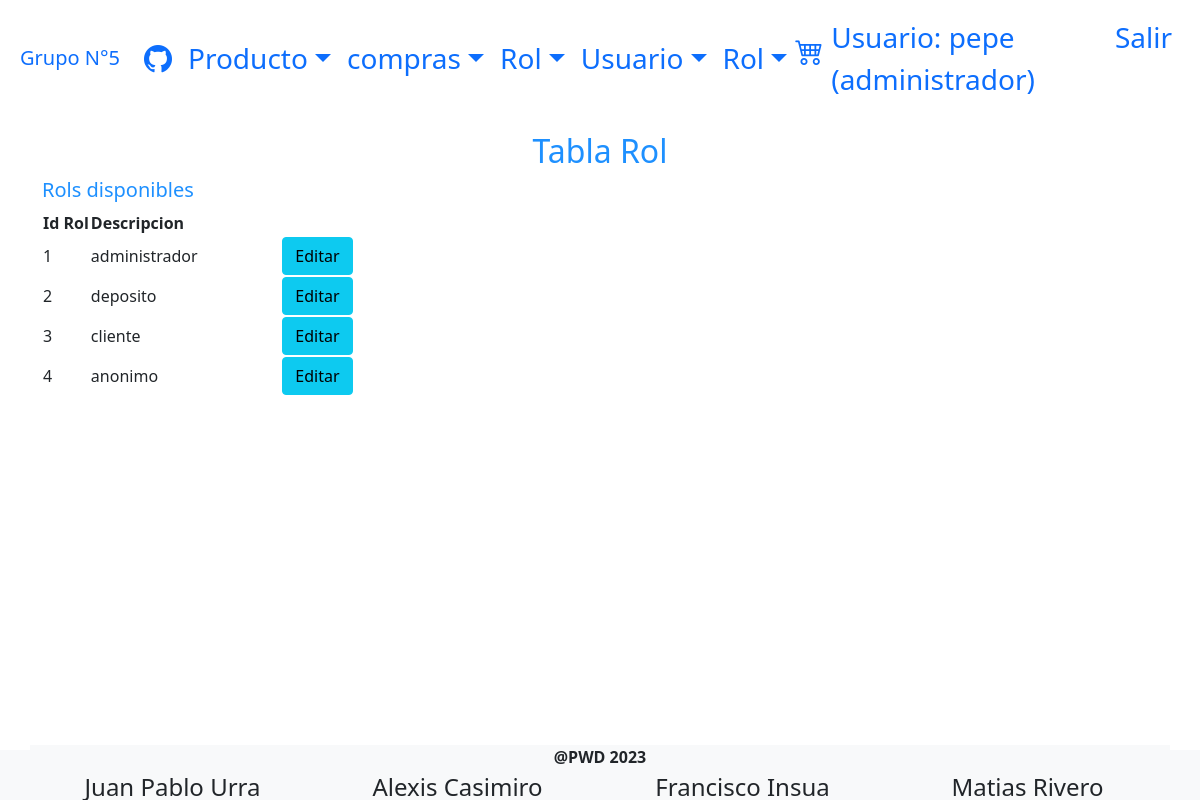
The app's page /Vista/rol/indexRol.php (signed in) with its own data.
### tables this page shows
CREATE TABLE `menu` (
  `idmenu` bigint(20) NOT NULL,
  `menombre` varchar(50) NOT NULL COMMENT 'Nombre del item del menu',
  `medescripcion` varchar(124) NOT NULL COMMENT 'Descripcion mas detallada del item del menu',
  `idpadre` bigint(20) DEFAULT NULL COMMENT 'Referencia al id del menu que es subitem',
  `medeshabilitado` timestamp NULL DEFAULT current_timestamp() COMMENT 'Fecha en la que el menu fue deshabilitado por ultima vez'
);

CREATE TABLE `usuario` (
  `idusuario` bigint(20) NOT NULL,
  `usnombre` varchar(50) NOT NULL,
  `uspass` varchar(150) NOT NULL,
  `usmail` varchar(50) NOT NULL,
  `usdeshabilitado` timestamp NULL DEFAULT NULL
);

CREATE TABLE `rol` (
  `idrol` bigint(20) NOT NULL,
  `rodescripcion` varchar(50) NOT NULL
);

### Vista/rol/indexRol.php (the view, shortened to what the rows shown need)
<?php
include_once("../estructura/headPrivado.php");
$objAbmRol = new AbmRol();
$listaRol = $objAbmRol->buscar(null);
?>
<div class="container mt-3">
  <h2 style="text-align: center; color:dodgerblue;">Tabla Rol</h2>
  <form action="editarRol.php" method="post">
    <table class="table-striped">
        <tr>
            <th style="width:10%">Id Rol</th>
            <th style="width:40%">Descripcion</th>
        </tr>
            <?php if(count($listaRol)>0){
                foreach($listaRol as $Rol){?>
                    <tr>
                    <td> <?php echo($Rol->getId()) ?></td>
                    <td> <?php echo($Rol->getDescripcion())?></td>
                    <td><a href="editarRol.php?idRol=<?php echo($Rol->getId()) ?>" class="btn btn-info">Editar</a></td>
                </tr>
                <?php
                }
            } ?>
    </table>
  </form>
</div>
<?php
include_once("../estructura/footer.php");
?>

### Control/AbmMenuRol.php (shortened to what the rows shown need)
<?php
    class AbmMenuRol{
     public function buscar($param)
     {
         $where = " true ";
         if ($param <> NULL) {
             if (isset($param['idrol'])){
             $where .= " and idrol =" . $param['idrol'] ;
             }
         }
         $objMenuRol=new MenuRol();
         $arreglo = $objMenuRol->listar($where);
         return $arreglo;
    }
    function menuPrincipal($objSession){
        $menu = "";
        $opcionRol = '<li class="nav-item dropdown"><a class="nav-link dropdown-toggle" href="#" role="button"  data-bs-toggle="dropdown" aria-expanded="false">Rol</a><ul class="dropdown-menu">';
        $listaRol=$objSession->getRol();
        foreach($listaRol as $rol){
          $opcionRol .= '<li><a href="javascript:;" onclick="RealizaMenu('.$rol->getId().');return false;" class="dropdown-item" > '.$rol->getDescripcion().'</a></li>';
        }
        $param['idrol'] = $objSession->getRolActual()->getId();
        $listaMenuRol=$this->buscar($param);
        $listaPadre=array();
        $listaHijos=array();
        foreach($listaMenuRol as $obj){
          if($obj->getObjMenu()->getObjMenuPadre()==null){array_push($listaPadre,$obj->getObjMenu());}
          else{array_push($listaHijos,$obj->getObjMenu());}
        }
        foreach($listaPadre as $objMenuPadre){
          $menu.='<li class="nav-item dropdown"><a class="nav-link dropdown-toggle" href="#" role="button"  data-bs-toggle="dropdown" aria-expanded="false">';
          $menu .= $objMenuPadre->getNombre() . '</a><ul class="dropdown-menu">';
          foreach($listaHijos as $objMenuHijo){
            if($objMenuHijo->getobjMenuPadre()->getId() == $objMenuPadre->getId()){
              $menu .= '<li><a class="dropdown-item" href="'. $objMenuHijo->getDescripcion(). '">'.$objMenuHijo->getNombre().'</a></li>';
            }
          }
          $menu.='</ul></li>';
        }
        $menu .= $opcionRol . '</ul></li>';;
        return $menu;
      }
}
?>

### Vista/estructura/headPrivado.php (shortened to what the rows shown need)
<?php
$objSession = new Session();
$objAbmMenuRol = new AbmMenuRol();
if ($objSession->validar() ) {
  $menu = $objAbmMenuRol->menuPrincipal($objSession);
  $UsuarioNombre = $objSession->getUsuario()->getNombre();
  $UsuarioRol = $objSession->getRolActual()->getDescripcion();
} else {
  header("Location: ../index.php");
}
?>
<!DOCTYPE html>
<html lang="en">
<head>
  <link rel="stylesheet" href="../librerias/bootstrap5/css/bootstrap.min.css">
  <link rel="stylesheet" href="../librerias/node_modules/bootstrap-icons/font/bootstrap-icons.css">
  <link rel="stylesheet" type="text/css" href="../css/estilos.css">
</head>
<body>
  <nav class="navbar navbar-expand-lg bg-ligth p-2 fs-3 ">
    <div class="container-fluid" >
      <div class="collapse navbar-collapse" id="navbarNavDropdown">
        <ul class="navbar-nav me-auto">
          <ul class="navbar-nav" id="resultadoMenu">
            <?php   echo $menu; ?>
          </ul>
        </ul>
        <ul class="navbar-nav" >
          <li class="navbar-item">
            <a class="nav-link "  role="button" aria-expanded="false">Usuario: <?php echo $UsuarioNombre." (".$UsuarioRol.")  "; ?></a>
          </li>
        </ul>
      </div>
    </div>
  </nav>

### records on screen
menu: menombre "Producto"
menu: menombre "compras"
menu: menombre "Rol"
menu: menombre "Usuario"
usuario: usnombre "pepe"
rol: rodescripcion "administrador", idrol "1"
rol: idrol "2", rodescripcion "deposito"
rol: idrol "3", rodescripcion "cliente"
rol: idrol "4", rodescripcion "anonimo"
